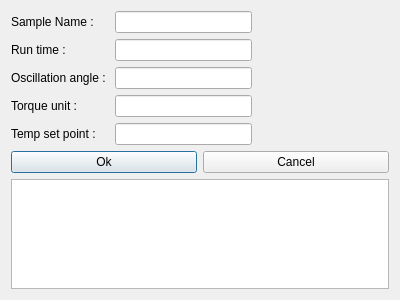
<?xml version="1.0" encoding="UTF-8"?>
<ui version="4.0">
 <class>RecipeDetails</class>
 <widget class="QDialog" name="RecipeDetails">
  <property name="geometry">
   <rect>
    <x>0</x>
    <y>0</y>
    <width>400</width>
    <height>300</height>
   </rect>
  </property>
  <property name="windowTitle">
   <string>Dialog</string>
  </property>
  <layout class="QHBoxLayout" name="horizontalLayout_3">
   <item>
    <layout class="QVBoxLayout" name="verticalLayout_3">
     <item>
      <layout class="QHBoxLayout" name="horizontalLayout">
       <item>
        <layout class="QVBoxLayout" name="verticalLayout">
         <item>
          <widget class="QLabel" name="label">
           <property name="text">
            <string>Sample Name : </string>
           </property>
          </widget>
         </item>
         <item>
          <widget class="QLabel" name="label_2">
           <property name="text">
            <string>Run time : </string>
           </property>
          </widget>
         </item>
         <item>
          <widget class="QLabel" name="label_3">
           <property name="text">
            <string>Oscillation angle : </string>
           </property>
          </widget>
         </item>
         <item>
          <widget class="QLabel" name="label_4">
           <property name="text">
            <string>Torque unit : </string>
           </property>
          </widget>
         </item>
         <item>
          <widget class="QLabel" name="label_5">
           <property name="text">
            <string>Temp set point : </string>
           </property>
          </widget>
         </item>
        </layout>
       </item>
       <item>
        <layout class="QVBoxLayout" name="verticalLayout_2">
         <item>
          <widget class="QLineEdit" name="lineEdit_sampleName"/>
         </item>
         <item>
          <widget class="QLineEdit" name="lineEdit_runTime"/>
         </item>
         <item>
          <widget class="QLineEdit" name="lineEdit_oscAngle"/>
         </item>
         <item>
          <widget class="QLineEdit" name="lineEdit_torqueUnit"/>
         </item>
         <item>
          <widget class="QLineEdit" name="lineEdit_tempSetPoint"/>
         </item>
        </layout>
       </item>
       <item>
        <spacer name="horizontalSpacer">
         <property name="orientation">
          <enum>Qt::Orientation::Horizontal</enum>
         </property>
         <property name="sizeHint" stdset="0">
          <size>
           <width>40</width>
           <height>20</height>
          </size>
         </property>
        </spacer>
       </item>
      </layout>
     </item>
     <item>
      <layout class="QHBoxLayout" name="horizontalLayout_2">
       <item>
        <widget class="QPushButton" name="pushButton_ok">
         <property name="text">
          <string>Ok</string>
         </property>
        </widget>
       </item>
       <item>
        <widget class="QPushButton" name="pushButton_cancel">
         <property name="text">
          <string>Cancel</string>
         </property>
        </widget>
       </item>
      </layout>
     </item>
     <item>
      <widget class="QListWidget" name="recentOperationsListWidget"/>
     </item>
     <item>
      <spacer name="verticalSpacer">
       <property name="orientation">
        <enum>Qt::Orientation::Vertical</enum>
       </property>
       <property name="sizeHint" stdset="0">
        <size>
         <width>20</width>
         <height>40</height>
        </size>
       </property>
      </spacer>
     </item>
    </layout>
   </item>
  </layout>
 </widget>
 <resources/>
 <connections/>
</ui>
